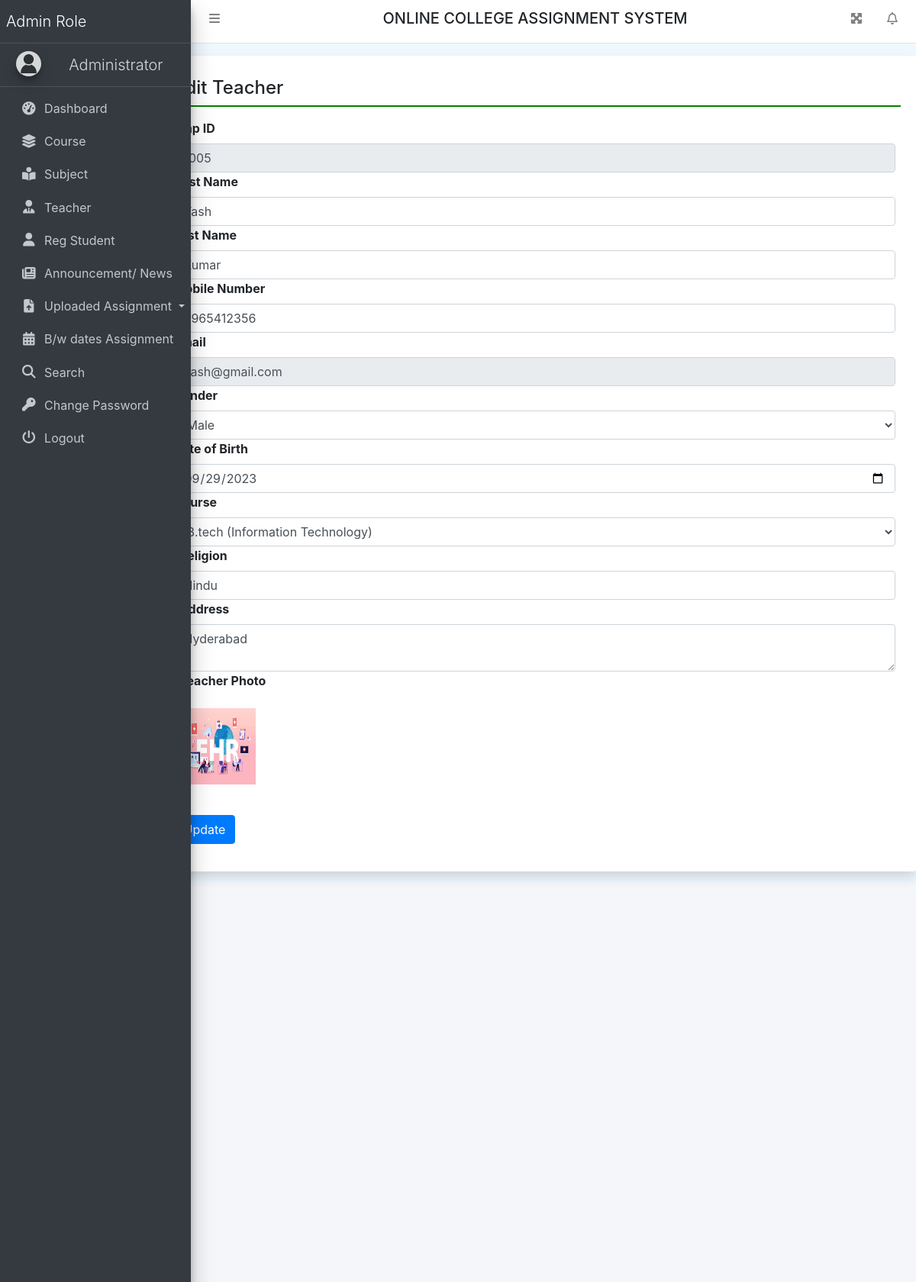
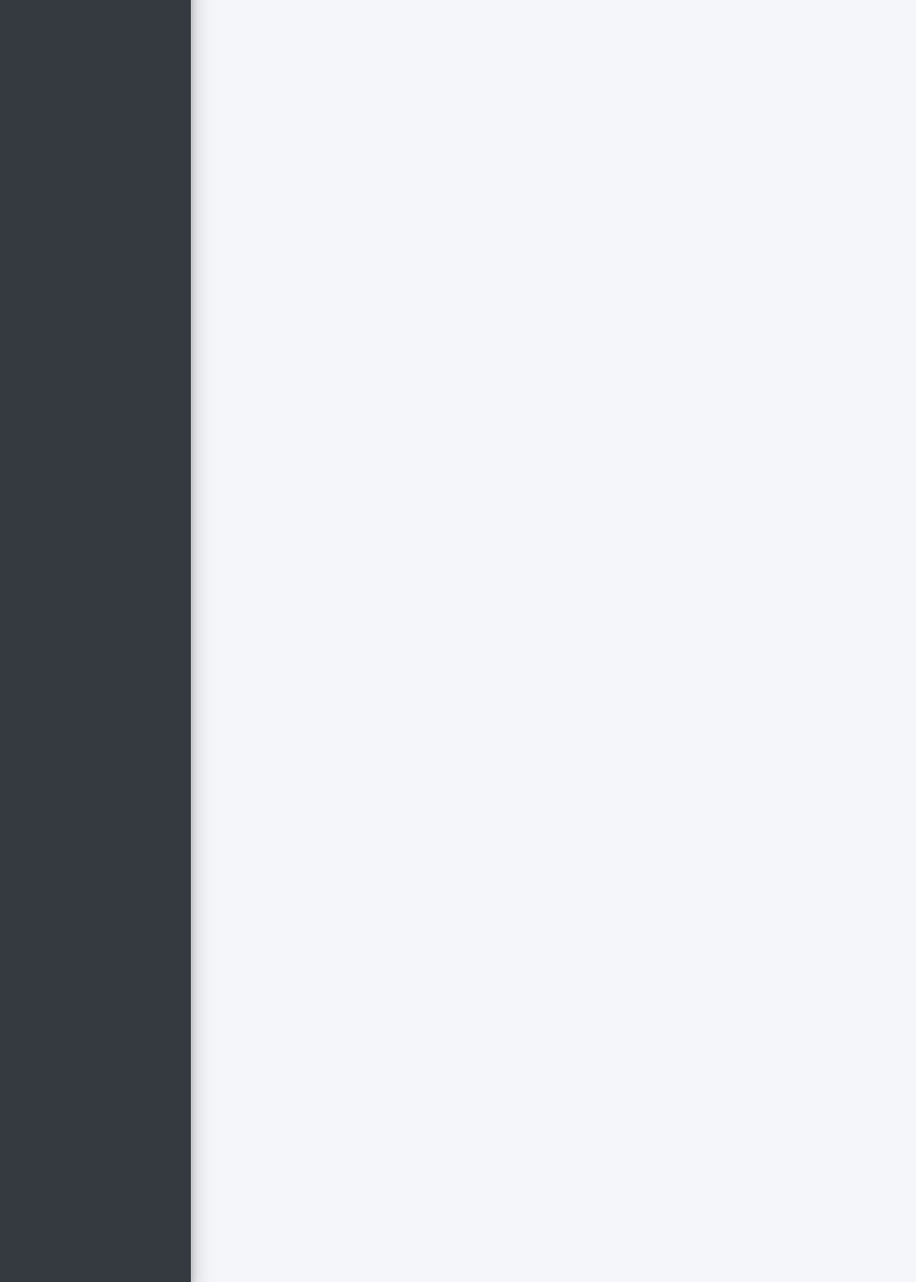
The app's page /editTeacher/5 (signed in) with its own data (2 pictures, top to bottom).
### collegeAssignment/models.py (models this page shows, shortened)
class Teacher(models.Model):
    users = models.ForeignKey(User, on_delete=models.CASCADE)
    EmpID = models.IntegerField(null=True)
    MobileNumber = models.CharField(max_length=15, null=True)
    Gender = models.CharField(max_length=50, null=True)
    Dob = models.DateField(null=True)
    course = models.ForeignKey(Course, on_delete=models.CASCADE)
    Religion = models.CharField(max_length=100, null=True)
    Address = models.CharField(max_length=300, null=True)
    ProfilePic = models.FileField(max_length=200, null=True)
    JoiningDate = models.DateTimeField(auto_now_add=True)

class Course(models.Model):
    BranchName = models.CharField(max_length=150, null=True)
    CourseName = models.CharField(max_length=200, null=True)
    CreationDate = models.DateTimeField(auto_now_add=True)

### collegeAssignment/views.py (the view, shortened to what this page needs)
# urls.py: path('editTeacher/<int:pid>', editTeacher, name='editTeacher'),
def editTeacher(request, pid):
    if not request.user.is_authenticated:
        return redirect('admin_login')
    error = ""
    course = Course.objects.all()
    teacher = Teacher.objects.get(id=pid)
    return render(request, 'editTeacher.html', locals())

### collegeAssignment/templates/editTeacher.html (shortened to what this page needs)
{% extends 'header.html' %}
{% block main %}
<div class="card shadow mt-3 offset-2" style="min-height: 90vh">
    <div class="card-body">
        <h4 class="p-2" style="border-bottom: 2px solid green;">Edit Teacher</h4>
        <div class="container-fluid mt-3">
            <div class="form-group">
                <form method="post">
                    <label>Emp ID</label>
                    <input type="number" name="EmpID" value="{{teacher.EmpID}}" class="form-control" readonly>
                    <label>First Name</label>
                    <input type="text" name="firstName" value="{{teacher.users.first_name}}" class="form-control">
                    <label>Last Name</label>
                    <input type="text" name="lastName" value="{{teacher.users.last_name}}" class="form-control">
                    <label>Mobile Number</label>
                    <input type="text" name="MobileNumber" value="{{teacher.MobileNumber}}" class="form-control">
                    <label>Email</label>
                    <input type="email" name="email" value="{{teacher.users.username}}" class="form-control" readonly>
                    <label>Gender</label>
                    <select name="Gender" class="form-control">
                        <option value="{{teacher.Gender}}">{{teacher.Gender}}</option>
                    </select>
                    <label>Date of Birth</label>
                    <input type="date" name="Dob" value="{{teacher.Dob|date:'Y-m-d'}}" class="form-control">
                    <label>Course</label>
                    <select class="form-control" name="course">
                        <option value="{{teacher.course.id}}">{{teacher.course.CourseName}} ({{teacher.course.BranchName}})</option>
                    </select>
                    <label class="col-sm-4">Religion</label>
                    <input type="text" name="Religion" id="Religion" value="{{teacher.Religion}}" class="form-control">
                    <label class="col-sm-4">Address</label>
                    <textarea name="Address" id="Address" class="form-control">{{teacher.Address}}</textarea>
                    <div class="col-sm-6">
                        <div class="form-group">
                            <label>Teacher Photo</label>
                        </div>
                    </div>
                    <div class="col-sm-6">
                        <div class="form-group">
                            <img src="{{teacher.ProfilePic.url}}" name="ProfilePic" height="100" width="100">
                        </div>
                    </div>
                    <br>
                    <input type="submit" value="Update" class="btn btn-primary">
                </form>
            </div>
        </div>
    </div>
</div>
{% endblock %}

### collegeAssignment/templates/header.html (style rules this page uses)
body { background-color: aliceblue; }

### records on screen
Teacher: EmpID "1005", firstName "Yash", lastName "Kumar", MobileNumber "8965412356", email "yash@gmail.com", Gender "Male", Dob "09/29/2023", course "B.tech (Information Technology)", Religion "Hindu", Address "Hyderabad", ProfilePic (picture)
